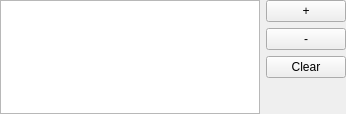
<?xml version="1.0" encoding="UTF-8"?>
<!--
Copyright (C) 2019  Christian Schärf

This program is free software: you can redistribute it and/or modify
it under the terms of the GNU General Public License as published by
the Free Software Foundation, either version 3 of the License, or
(at your option) any later version.

This program is distributed in the hope that it will be useful,
but WITHOUT ANY WARRANTY; without even the implied warranty of
MERCHANTABILITY or FITNESS FOR A PARTICULAR PURPOSE.  See the
GNU General Public License for more details.

You should have received a copy of the GNU General Public License
along with this program.  If not, see <http://www.gnu.org/licenses/>.
-->
<ui version="4.0">
 <class>pKaForm</class>
 <widget class="QWidget" name="pKaForm">
  <property name="geometry">
   <rect>
    <x>0</x>
    <y>0</y>
    <width>346</width>
    <height>114</height>
   </rect>
  </property>
  <layout class="QGridLayout" name="gridLayout">
   <property name="leftMargin">
    <number>0</number>
   </property>
   <property name="topMargin">
    <number>0</number>
   </property>
   <property name="rightMargin">
    <number>0</number>
   </property>
   <property name="bottomMargin">
    <number>0</number>
   </property>
   <item row="0" column="4">
    <widget class="QPushButton" name="addButton">
     <property name="sizePolicy">
      <sizepolicy hsizetype="Fixed" vsizetype="Fixed">
       <horstretch>0</horstretch>
       <verstretch>0</verstretch>
      </sizepolicy>
     </property>
     <property name="text">
      <string>+</string>
     </property>
    </widget>
   </item>
   <item row="1" column="4">
    <widget class="QPushButton" name="removeButton">
     <property name="sizePolicy">
      <sizepolicy hsizetype="Fixed" vsizetype="Fixed">
       <horstretch>0</horstretch>
       <verstretch>0</verstretch>
      </sizepolicy>
     </property>
     <property name="text">
      <string>-</string>
     </property>
    </widget>
   </item>
   <item row="2" column="4">
    <widget class="QPushButton" name="clearButton">
     <property name="sizePolicy">
      <sizepolicy hsizetype="Fixed" vsizetype="Fixed">
       <horstretch>0</horstretch>
       <verstretch>0</verstretch>
      </sizepolicy>
     </property>
     <property name="text">
      <string>Clear</string>
     </property>
    </widget>
   </item>
   <item row="0" column="0" rowspan="4" colspan="4">
    <widget class="QListView" name="list">
     <property name="sizePolicy">
      <sizepolicy hsizetype="Expanding" vsizetype="Expanding">
       <horstretch>0</horstretch>
       <verstretch>0</verstretch>
      </sizepolicy>
     </property>
    </widget>
   </item>
  </layout>
 </widget>
 <resources/>
 <connections/>
</ui>
